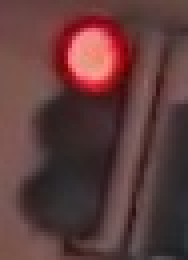
#> input picture src/traffic_light_images/training/red/0866866d-298d-4bff-afa0-6456ad7fd807.jpg, 47 x 65 px (shown 4 times larger)
$ jupyter execute --allow-errors Traffic-Light-Classfy.ipynb   (shell and % lines are left out)
#> lines starting #> are read from the running program, lines starting #| are printed output that depends on the picture; after the words box and inside, x2 and y2 are one past the last pixel; in counts of white or black regions, pixels touching at a corner belong together
# 引言
前面我们讲完交通标志🚥的识别，现在我们开始尝试来实现交通信号灯的识别
接下来我们将按照自己的思路来实现并完善整个Project
# Step 1
首先我们第一步是导入数据，并在RGB及HSV色彩空间可视化部分数据。这里的数据，我们采用[MIT自动驾驶课程](https://selfdrivingcars.mit.edu/)的图片，
总共三类：红绿黄，1187张图片，其中，723张红色交通灯图片，429张绿色交通灯图片，35张黄色交通灯图片。
# 导入库

[cell 1]
# import some libs
import cv2
import os
import glob
import random
import numpy as np
import matplotlib.pyplot as plt
import matplotlib.image as mpimg

[cell 2]
# Image data directories
IMAGE_DIR_TRAINING = "traffic_light_images/training/"
IMAGE_DIR_TEST = "traffic_light_images/test/"

# load data
def load_dataset(image_dir):
    """
    This function loads in images and their labels and places them in a list
    image_dir:directions where images stored
    """
#> called with image_dir = 'traffic_light_images/training/'
    im_list = []
    image_types = ["red", "yellow", "green"]

    # Iterate through each color folder
    for im_type in image_types:
        file_lists = glob.glob(os.path.join(image_dir, im_type, "*"))
        print(len(file_lists))
        for file in file_lists:
            im = mpimg.imread(file)
#> im is the input picture: shape (65, 47, 3); mean R, G, B 95.1, 60.2, 59.8

            if not im is None:
                im_list.append((im, im_type))
    return im_list


IMAGE_LIST = load_dataset(IMAGE_DIR_TRAINING)

# Visualize the data
这里可视化主要实现：
>* 显示图像
>* 打印出图片的大小
>* 打印出图片对应的标签

[cell 3]
_, ax = plt.subplots(1, 3, figsize=(5, 2))
# red
img_red = IMAGE_LIST[0][0]
ax[0].imshow(img_red)
ax[0].annotate(IMAGE_LIST[0][1], xy=(2, 5), color="blue", fontsize="10")
ax[0].axis("off")
ax[0].set_title(img_red.shape, fontsize=10)
# yellow
#> (the rest of this cell did not finish here and is left out)

# PreProcess Data
在导入了上述数据后，接下来我们需要标准化输入及输出
## Input
从上图，我们可以看出，每张图片的大小并不一样，我们需要标准化输入
将每张图图片的大小resize成相同的大小，
因为对于分类任务来说，我们需要
在每张图片上应用相同的算法，因此标准化图像尤其重要
## Output
这里我们的标签数据是类别数据：'red','yellow','green'，因此我们可以利用[one_hot](https://machinelearningmastery.com/how-to-one-hot-encode-sequence-data-in-python/)方法将类别数据转换成数值数据

[cell 4]
# 标准化输入图像，这里我们resize图片大小为32x32x3,这里我们也可以对图像进行裁剪、平移、旋转
def standardize(image_list):
    """
    This function takes a rgb image as input and return a standardized version
    image_list: image and label
    """
    standard_list = []
    # Iterate through all the image-label pairs
    for item in image_list:
        image = item[0]
        label = item[1]
        # Standardize the input
        standardized_im = standardize_input(image)
        # Standardize the output(one hot)
        one_hot_label = one_hot_encode(label)
        # Append the image , and it's one hot encoded label to the full ,processed list of image data
        standard_list.append((standardized_im, one_hot_label))
#> this loop made 4 passes
#> pass 1, in standardize_input, `standard_im = cv2.resize(image, (32, 32))`:
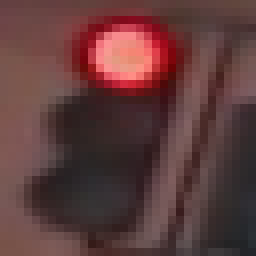
#> standard_im: shape (32, 32, 3) (shown 8 times larger); mean R, G, B 95.1, 60.1, 59.8
#> pass 2, in standardize_input (call 2), `standard_im = cv2.resize(image, (32, 32))`:
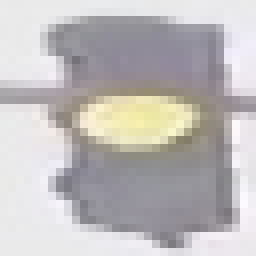
#> standard_im: shape (32, 32, 3) (shown 8 times larger); mean R, G, B 191.1, 187.8, 187.8
#> pass 3, in standardize, `image = item[0]`:
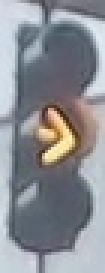
#> image: shape (91, 35, 3) (shown 3 times larger); mean R, G, B 139.1, 141.4, 147.1
#> pass 3, in standardize_input (call 3), `standard_im = cv2.resize(image, (32, 32))`:
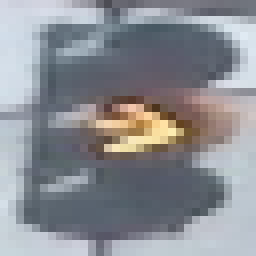
#> standard_im: shape (32, 32, 3) (shown 8 times larger); mean R, G, B 139, 141.4, 147.1
    return standard_list


def standardize_input(image):
    # Resize all images to be 32x32x3
    standard_im = cv2.resize(image, (32, 32))
    return standard_im


def one_hot_encode(label):
    # return the correct encoded label.
    """
    # one_hot_encode("red") should return: [1, 0, 0]
    # one_hot_encode("yellow") should return: [0, 1, 0]
    # one_hot_encode("green") should return: [0, 0, 1]
    """
    if label == "red":
        return [1, 0, 0]
    elif label == "yellow":
        return [0, 1, 0]
    else:
        return [0, 0, 1]

# Test your code
实现完了上述标准化代码后，我们需要进一步确定我们的代码是正确的，因此接下来我们可以实现一个函数来实现上述代码功能的检验
用Python搭建自动化测试框架，我们需要组织用例以及测试执行，这里我们推荐Python的标准库——unittest。

[cell 5]
import unittest
from IPython.display import Markdown, display

# Helper function for printing markdown text(text in color/bold/etc)
def printmd(string):
    display(Markdown(string))


# Print a test falied message,given an error
def print_fail():
    printmd('**<span style=="color: red;">Test Failed</span>**')


def print_pass():
    printmd('**<span style="color:green;">Test Passed</span>**')


# A class holding all tests
class Tests(unittest.TestCase):
    # Tests the 'one_hot_encode' function,which is passed in as an argument
    def test_one_hot(self, one_hot_function):
        # test that the generate onr-hot lables match the expected one-hot label
        # for all three cases(red,yellow,green)
        try:
            self.assertEqual([1, 0, 0], one_hot_function("red"))
            self.assertEqual([0, 1, 0], one_hot_function("yellow"))
            self.assertEqual([0, 0, 1], one_hot_function("green"))
        # enter exception
        except self.failureException as e:
            # print out an error message
            print_fail()
            print("Your function did not return the excepted one-hot label")
            print("\n" + str(e))
            return
        print_pass()

    # Test if ay misclassified images are red but mistakenly classifed as green
    # [13 lines left out: function test_red_aa_green, not called in this run]


tests = Tests()
tests.test_one_hot(one_hot_encode)

[cell 6]
Standardized_Train_List = standardize(IMAGE_LIST)

# Feature Extraction
在这里我们将使用色彩空间、形状分析及特征构造
## RGB to HSV

[cell 7]
# Visualize
image_num = 0
test_im = Standardized_Train_List[image_num][0]
test_label = Standardized_Train_List[image_num][1]
# convert to hsv
hsv = cv2.cvtColor(test_im, cv2.COLOR_RGB2HSV)
#> hsv: shape (32, 32, 3); mean H, S, V 67.2, 89, 95.2
# Print image label
print("Label [red, yellow, green]: " + str(test_label))
h = hsv[:, :, 0]
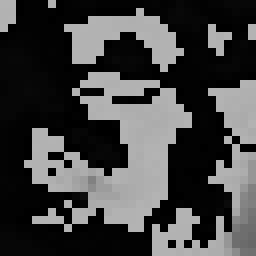
#> h: shape (32, 32) (shown 8 times larger); min 0, max 179, mean 67.2
s = hsv[:, :, 1]
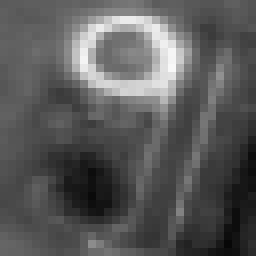
#> s: shape (32, 32) (shown 8 times larger); min 7, max 248, mean 89
v = hsv[:, :, 2]
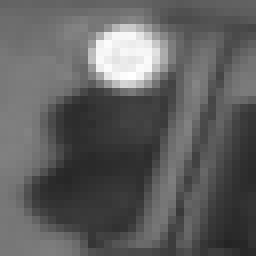
#> v: shape (32, 32) (shown 8 times larger); min 36, max 255, mean 95.2
# Plot the original image and the three channels
_, ax = plt.subplots(1, 4, figsize=(20, 10))
ax[0].set_title("Standardized image")
ax[0].imshow(test_im)
ax[1].set_title("H channel")
ax[1].imshow(h, cmap="gray")
ax[2].set_title("S channel")
ax[2].imshow(s, cmap="gray")
ax[3].set_title("V channel")
ax[3].imshow(v, cmap="gray")

[cell 8]
# create feature
"""
HSV即色相、饱和度、明度（英语：Hue, Saturation, Value），又称HSB，其中B即英语：Brightness。

色相（H）是色彩的基本属性，就是平常所说的颜色名称，如红色、黄色等。
饱和度（S）是指色彩的纯度，越高色彩越纯，低则逐渐变灰，取0-100%的数值。
明度（V），亮度（L），取0-100%。

"""


# [52 lines left out: functions create_feature, high_saturation_pixels, highest_sat_pixel, not called in this run]

# Test dataset
接下来我们导入测试集来看看，上述方法的测试精度
上述方法我们实现了：
1.求平均的brightness
2.求red及green的色彩饱和度
有人或许会提出疑问，为啥没有进行yellow的判断，因此我们作出以下的改善
reference [url](http://opencv-python-tutroals.readthedocs.io/en/latest/py_tutorials/py_imgproc/py_colorspaces/py_colorspaces.html?highlight=cv2%20inrange)

[cell 9]
def estimate_label(rgb_image, display=False):
    """
    rgb_image:Standardized RGB image
    """
    return red_green_yellow(rgb_image, display)


def findNoneZero(rgb_image):
    rows, cols, _ = rgb_image.shape
    counter = 0
    for row in range(rows):
        for col in range(cols):
            pixels = rgb_image[row, col]
            if sum(pixels) != 0:
                counter = counter + 1
    return counter


def red_green_yellow(rgb_image, display):
    """
    Determines the red , green and yellow content in each image using HSV and experimentally
    determined thresholds. Returns a Classification based on the values
    """
    hsv = cv2.cvtColor(rgb_image, cv2.COLOR_RGB2HSV)
    sum_saturation = np.sum(hsv[:, :, 1])  # Sum the brightness values
    area = 32 * 32
    avg_saturation = sum_saturation / area  # find average

    sat_low = int(avg_saturation * 1.3)  # 均值的1.3倍，工程经验
    val_low = 140

    # Green
    lower_green = np.array([70, sat_low, val_low])
    upper_green = np.array([100, 255, 255])
    green_mask = cv2.inRange(hsv, lower_green, upper_green)
    green_result = cv2.bitwise_and(rgb_image, rgb_image, mask=green_mask)

    # Yellow
    lower_yellow = np.array([10, sat_low, val_low])
    upper_yellow = np.array([60, 255, 255])
    yellow_mask = cv2.inRange(hsv, lower_yellow, upper_yellow)
    yellow_result = cv2.bitwise_and(rgb_image, rgb_image, mask=yellow_mask)

    # Red
    lower_red = np.array([150, sat_low, val_low])
    upper_red = np.array([180, 255, 255])
    red_mask = cv2.inRange(hsv, lower_red, upper_red)
    red_result = cv2.bitwise_and(rgb_image, rgb_image, mask=red_mask)

    if display == True:
        _, ax = plt.subplots(1, 5, figsize=(20, 10))
        ax[0].set_title("rgb image")
        ax[0].imshow(rgb_image)
        ax[1].set_title("red result")
        ax[1].imshow(red_result)
        ax[2].set_title("yellow result")
        ax[2].imshow(yellow_result)
        ax[3].set_title("green result")
        ax[3].imshow(green_result)
        ax[4].set_title("hsv image")
        ax[4].imshow(hsv)
        plt.show()
    sum_green = findNoneZero(green_result)
    sum_red = findNoneZero(red_result)
    sum_yellow = findNoneZero(yellow_result)
    if sum_red >= sum_yellow and sum_red >= sum_green:
        return [1, 0, 0]  # Red
    if sum_yellow >= sum_green:
        return [0, 1, 0]  # yellow
    return [0, 0, 1]  # green

# Test
接下来我们选择三张图片来看看测试效果
> img_red,img_yellow,img_green

#> (a cell that did not finish here is left out)

[cell 11]
# Using the load_dataset function in helpers.py
# Load test data
TEST_IMAGE_LIST = load_dataset(IMAGE_DIR_TEST)

# Standardize the test data
STANDARDIZED_TEST_LIST = standardize(TEST_IMAGE_LIST)

# Shuffle the standardized test data
random.shuffle(STANDARDIZED_TEST_LIST)

# Determine the Accuracy
接下来我们来看看咱们算法在测试集上的准确率。下面我们实现的代码存储所有的被错分的图片以及它们被预测的结果及真实标签。
这些数据被存储在MISCLASSIFIED.

[cell 12]
# Constructs a list of misclassfied images given a list of test images and their labels
# This will throw an assertionerror if labels are not standardized(one hot encode)
def get_misclassified_images(test_images, display=False):
#> called with display = False
    misclassified_images_labels = []
    # Iterate through all the test images
    # Classify each image  and compare to the true label
    for image in test_images:
        # Get true data
        im = image[0]
        true_label = image[1]
        assert len(true_label) == 3, "This true_label is not the excepted length (3)."

        # Get predicted label from your classifier
        predicted_label = estimate_label(im, display=False)
        assert (
            len(predicted_label) == 3
        ), "This predicted_label is not the excepted length (3)."

        # compare true and predicted labels
        if predicted_label != true_label:
            # if these labels are ot equal, the image  has been misclassified
            misclassified_images_labels.append((im, predicted_label, true_label))
#> this loop made 4 passes
#> pass 1, in red_green_yellow, `yellow_mask = cv2.inRange(hsv, lower_yellow, upper_yellow)`:
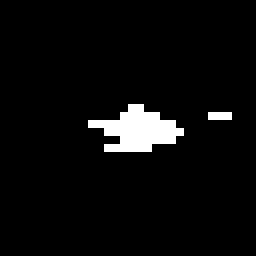
#> yellow_mask: shape (32, 32) (shown 8 times larger); 4.3% white; 2 white regions (1 under 20 px), largest, box (x1, y1, x2, y2) and area: (11, 13, 23, 19) 41
#> after the loop:
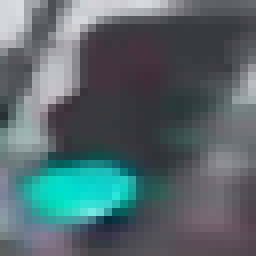
#> im: shape (32, 32, 3) (shown 8 times larger); mean R, G, B 85.8, 103.2, 108.3
    # return the list of misclassified [image,predicted_label,true_label] values
    return misclassified_images_labels


# Find all misclassified images in a given test set
MISCLASSIFIED = get_misclassified_images(STANDARDIZED_TEST_LIST, display=False)
# Accuracy calcuations
total = len(STANDARDIZED_TEST_LIST)
num_correct = total - len(MISCLASSIFIED)
accuracy = num_correct / total
print("Accuracy:" + str(accuracy))
print(
    "Number of misclassified images = "
    + str(len(MISCLASSIFIED))
    + " out of "
    + str(total)
)
